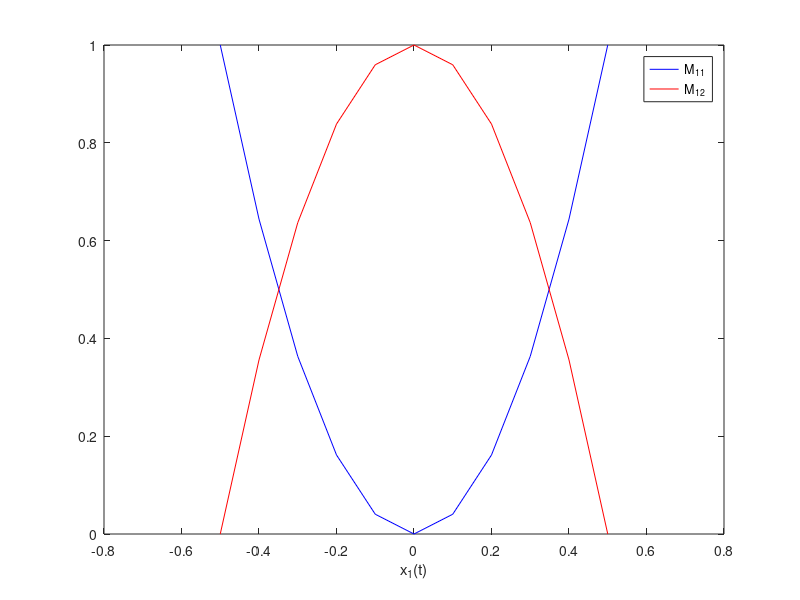

Reproduce this figure in MATLAB.
x1 = -0.5:0.1:0.5;
M11 = sin(x1.^2)/sin(0.5^2);
M12 = 1 - M11;

plot(x1, M11, 'b', x1, M12, 'r');
h = legend('M_{11}', 'M_{12}');
xlabel('x_1(t)');